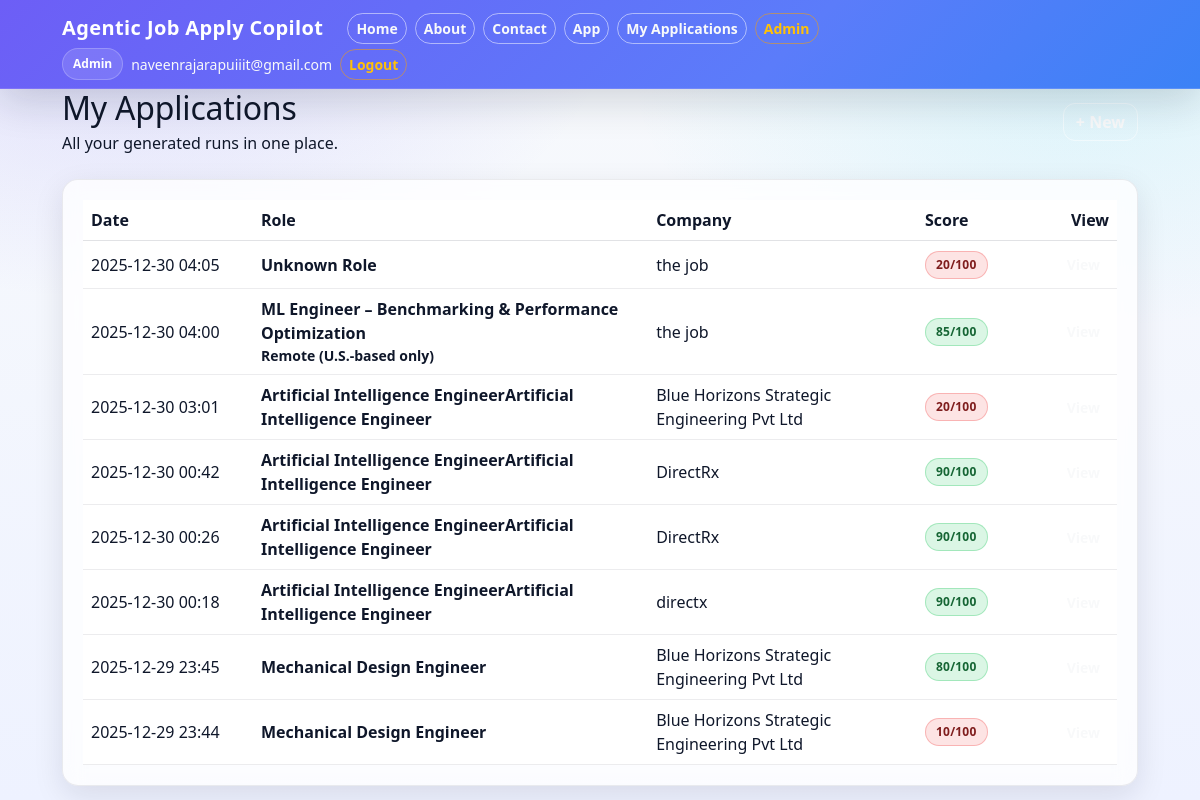
The app's page /applications (signed in) with its own data.
### backend/models.py (models this page shows)
class User(db.Model):
    __tablename__ = "users"
    id = db.Column(db.Integer, primary_key=True)
    created_at = db.Column(db.DateTime, default=datetime.utcnow, nullable=False)
    email = db.Column(db.String(255), unique=True, nullable=False, index=True)
    password_hash = db.Column(db.String(255), nullable=False)
    status = db.Column(db.String(20), default="pending", nullable=False)  # pending/approved/blocked
    is_admin = db.Column(db.Boolean, default=False, nullable=False)
    applications = db.relationship(
        "Application",
        backref="user",
        lazy=True,
        cascade="all, delete-orphan"   # optional
    )

class Application(db.Model):
    __tablename__ = "applications"
    id = db.Column(db.Integer, primary_key=True)
    created_at = db.Column(db.DateTime, default=datetime.utcnow, nullable=False)
    user_id = db.Column(db.Integer, db.ForeignKey("users.id"), nullable=False, index=True)
    job_title = db.Column(db.String(255), nullable=False)
    job_company = db.Column(db.String(255), nullable=False)
    job_location = db.Column(db.String(255), nullable=True)
    job_url = db.Column(db.Text, nullable=True)
    resume_filename = db.Column(db.String(255), nullable=True)
    resume_text = db.Column(db.Text, nullable=False)
    job_description = db.Column(db.Text, nullable=False)
    questions = db.Column(db.Text, nullable=True)
    fit_score = db.Column(db.Integer, nullable=True)
    fit_level = db.Column(db.String(50), nullable=True)
    fit_reasons = db.Column(db.Text, nullable=True)
    fit_gaps = db.Column(db.Text, nullable=True)
    job_parsed_markdown = db.Column(db.Text, nullable=True)
    tailored_resume_md = db.Column(db.Text, nullable=True)
    cover_letter = db.Column(db.Text, nullable=True)
    qna = db.Column(db.Text, nullable=True)

### app.py (the view)
@app.route("/applications")
@login_required
def applications():
    sync_session_user()
    apps = (
        Application.query.filter_by(user_id=session["user_id"])
        .order_by(Application.created_at.desc())
        .limit(50)
        .all()
    )
    return render_template("applications.html", apps=apps)

### app.py (called while the page is built)
def sync_session_user():
    uid = session.get("user_id")
    if not uid:
        return None
    u = User.query.get(uid)
    if not u:
        session.clear()
        return None
    session["user_email"] = u.email
    session["is_admin"] = bool(u.is_admin)
    session["user_status"] = u.status   # ✅ ADD THIS LINE
    return u

### backend/auth.py (called while the page is built)
def is_logged_in() -> bool:
    return bool(session.get("user_id"))

def login_required(view):
    @wraps(view)
    def wrapped(*args, **kwargs):
        if not is_logged_in():
            flash("Please log in to continue.", "warning")
            return redirect(url_for("login", next=request.path))
        return view(*args, **kwargs)
    return wrapped

### templates/applications.html (shortened to what this page needs)
{% extends "base.html" %}
{% block content %}
<div class="hero mb-4">
  <div class="d-flex flex-wrap justify-content-between align-items-center gap-3">
    <div>
      <h2 class="section-title mb-1">My Applications</h2>
      <div class="subtle">All your generated runs in one place.</div>
    </div>
    <a class="btn btn-outline-light" href="/">+ New</a>
  </div>
</div>
<div class="card">
  <div class="card-body table-responsive">
    {% if not apps %}
      <div class="p-3">
        <div class="subtle">No applications yet.</div>
        <div class="mt-2">
          <a class="btn btn-primary" href="/">Run the agent</a>
        </div>
      </div>
    {% else %}
      <table class="table table-hover align-middle mb-0">
        <thead>
          <tr>
            <th style="width: 170px;">Date</th>
            <th>Role</th>
            <th>Company</th>
            <th style="width: 110px;">Score</th>
            <th style="width: 90px;" class="text-end">View</th>
          </tr>
        </thead>
        <tbody>
          {% for a in apps %}
          <tr>
            <td class="subtle">{{ a.created_at.strftime("%Y-%m-%d %H:%M") }}</td>
            <td class="fw-semibold">
              {{ a.job_title or "—" }}
              {% if a.job_location %}
                <div class="subtle small">{{ a.job_location }}</div>
              {% endif %}
            </td>
            <td>
              {{ a.job_company or "—" }}
            </td>
            <td>
              {% if a.fit_score is not none %}
                {% set score = a.fit_score|int %}
                {% if score >= 75 %}
                  <span class="badge badge-approved">{{ score }}/100</span>
                {% elif score >= 45 %}
                  <span class="badge badge-pending">{{ score }}/100</span>
                {% else %}
                  <span class="badge badge-blocked">{{ score }}/100</span>
                {% endif %}
              {% else %}
                <span class="badge badge-soft">—</span>
              {% endif %}
            </td>
            <td class="text-end">
              <a class="btn btn-sm btn-outline-light" href="/applications/{{ a.id }}">View</a>
            </td>
          </tr>
          {% endfor %}
        </tbody>
      </table>
    {% endif %}
  </div>
</div>
{% endblock %}

### templates/base.html (shortened to what this page needs)
<!doctype html>
<html lang="en">
<head>
  <link href="https://cdn.jsdelivr.net/npm/bootstrap@5.3.3/dist/css/bootstrap.min.css" rel="stylesheet"/>
  <link href="{{ url_for('static', filename='css/styles.css') }}" rel="stylesheet"/>
</head>
<body class="bg-light">
<nav class="navbar navbar-dark">
  <div class="container d-flex justify-content-between align-items-center">
    <div class="d-flex align-items-center gap-2">
      <a class="navbar-brand fw-bold" href="{{ url_for('home') }}">Agentic Job Apply Copilot</a>
      <a class="btn btn-sm btn-outline-light" href="{{ url_for('home') }}">Home</a>
      <a class="btn btn-sm btn-outline-light" href="{{ url_for('about') }}">About</a>
      <a class="btn btn-sm btn-outline-light" href="{{ url_for('contact') }}">Contact</a>
      {% if session.get("user_id") %}
        <a class="btn btn-sm btn-outline-light" href="{{ url_for('index') }}">App</a>
        <a class="btn btn-sm btn-outline-light" href="{{ url_for('applications') }}">My Applications</a>
        {% if session.get("is_admin") %}
          <a class="btn btn-sm btn-outline-warning" href="{{ url_for('admin_users') }}">Admin</a>
        {% endif %}
      {% endif %}
    </div>
    <div class="d-flex align-items-center gap-2">
      {% if session.get("user_email") %}
        <span class="header-chip">
          {% if session.get("is_admin") %}
            Admin
          {% else %}
            {{ session.get("user_status", "approved")|capitalize }}
          {% endif %}
        </span>
        <span class="text-light small">{{ session.get("user_email") }}</span>
        <a class="btn btn-sm btn-outline-warning" href="{{ url_for('logout') }}">Logout</a>
      {% else %}
        <a class="btn btn-sm btn-outline-light" href="{{ url_for('login') }}">Login</a>
        <a class="btn btn-sm btn-light" href="{{ url_for('signup') }}">Sign up</a>
      {% endif %}
    </div>
  </div>
</nav>
<div class="container page-wrap">
  {% block content %}{% endblock %}
</div>
</body>
</html>

### static/css/styles.css (style rules this page uses)
:root { --primary: #6d5ef6; --primary-2: #5b7cfa; --primary-soft: #a78bfa; --accent: #22d3ee; --bg-main: #f8fafc; --bg-tint: #eef2ff; --bg-card: #ffffff; --bg-glass: rgba(255, 255, 255, 0.78); --text-main: #0f172a; --text-muted: #64748b; --text-soft: #94a3b8; --border: rgba(15, 23, 42, 0.08); --shadow: 0 10px 30px rgba(15, 23, 42, 0.10); --success: #22c55e; --warning: #f59e0b; --danger: #ef4444; --radius-lg: 16px; --radius-md: 12px; --radius-sm: 10px; --ring: 0 0 0 0.2rem rgba(109, 94, 246, 0.22); }
html, body { height: 100%; }
body { background: radial-gradient(1000px 600px at 10% 0%, rgba(109, 94, 246, 0.18), transparent 50%), radial-gradient(900px 500px at 90% 10%, rgba(34, 211, 238, 0.12), transparent 50%), linear-gradient(180deg, var(--bg-main) 0%, var(--bg-tint) 100%); color: var(--text-main); -webkit-font-smoothing: antialiased; -moz-osx-font-smoothing: grayscale; }
a { color: var(--primary); text-decoration: none; }
.container { max-width: 1100px; }
h1, h2, h3, h4, h5 { color: var(--text-main); letter-spacing: -0.2px; }
.navbar { background: linear-gradient(135deg, var(--primary) 0%, var(--primary-2) 65%, #3b82f6 100%) !important; border-bottom: 1px solid rgba(255, 255, 255, 0.12); box-shadow: 0 12px 40px rgba(15, 23, 42, 0.16); }
.navbar .navbar-brand { font-weight: 800; letter-spacing: 0.4px; }
.navbar .btn, .navbar .nav-link { border-radius: 999px !important; }
.header-chip { display: inline-flex; align-items: center; gap: 8px; padding: 6px 10px; border-radius: 999px; font-weight: 700; font-size: 12px; border: 1px solid rgba(255,255,255,0.22); background: rgba(255,255,255,0.12); color: #fff; }
.card { background: var(--bg-glass); backdrop-filter: blur(10px); border-radius: var(--radius-lg); border: 1px solid var(--border); box-shadow: var(--shadow); }
.card .card-body { padding: 20px; }
.btn { border-radius: var(--radius-md); font-weight: 700; transition: transform 120ms ease, box-shadow 120ms ease, opacity 120ms ease; }
.btn-outline-light { border: 1px solid rgba(255,255,255,0.50) !important; }
.btn-outline-warning { border: 1px solid rgba(245,158,11,0.55) !important; }
.badge { border-radius: 999px; padding: 7px 10px; font-weight: 800; letter-spacing: 0.2px; }
.badge-approved { background: rgba(34,197,94,0.16) !important; color: #166534 !important; border: 1px solid rgba(34,197,94,0.30); }
.badge-blocked { background: rgba(239,68,68,0.14) !important; color: #7f1d1d !important; border: 1px solid rgba(239,68,68,0.30); }
.table { color: var(--text-main); }
.table thead th { color: var(--text-main); font-weight: 800; border-bottom: 1px solid rgba(15,23,42,0.12); }
.table td { color: var(--text-main); border-bottom: 1px solid rgba(15,23,42,0.08); }
.card, .alert, .table, .markdown-box { animation: fadeUp 250ms ease both; }

### records on screen
User: get "naveenrajarapuiiit@gmail.com"
Application: created_at "2025-12-30 04:05", job_title "Unknown Role", job_company "the job", fit_score "20"
Application: created_at "2025-12-30 04:00", job_title "ML Engineer – Benchmarking & Performance Optimization", job_location "Remote (U.S.-based only)", job_company "the job", fit_score "85"
Application: created_at "2025-12-30 03:01", job_title "Artificial Intelligence EngineerArtificial Intelligence Engineer", job_company "Blue Horizons Strategic Engineering Pvt Ltd", fit_score "20"
Application: created_at "2025-12-30 00:42", job_title "Artificial Intelligence EngineerArtificial Intelligence Engineer", job_company "DirectRx", fit_score "90"
Application: created_at "2025-12-30 00:26", job_title "Artificial Intelligence EngineerArtificial Intelligence Engineer", job_company "DirectRx", fit_score "90"
Application: created_at "2025-12-30 00:18", job_title "Artificial Intelligence EngineerArtificial Intelligence Engineer", job_company "directx", fit_score "90"
Application: created_at "2025-12-29 23:45", job_title "Mechanical Design Engineer", job_company "Blue Horizons Strategic Engineering Pvt Ltd", fit_score "80"
Application: created_at "2025-12-29 23:44", job_title "Mechanical Design Engineer", job_company "Blue Horizons Strategic Engineering Pvt Ltd", fit_score "10"
